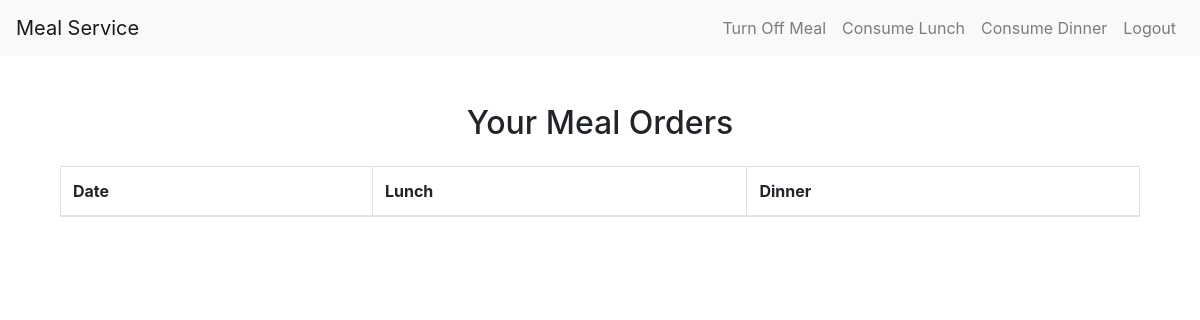
The page /meals/meal-order-info/ (signed in) on the database as committed earlier.
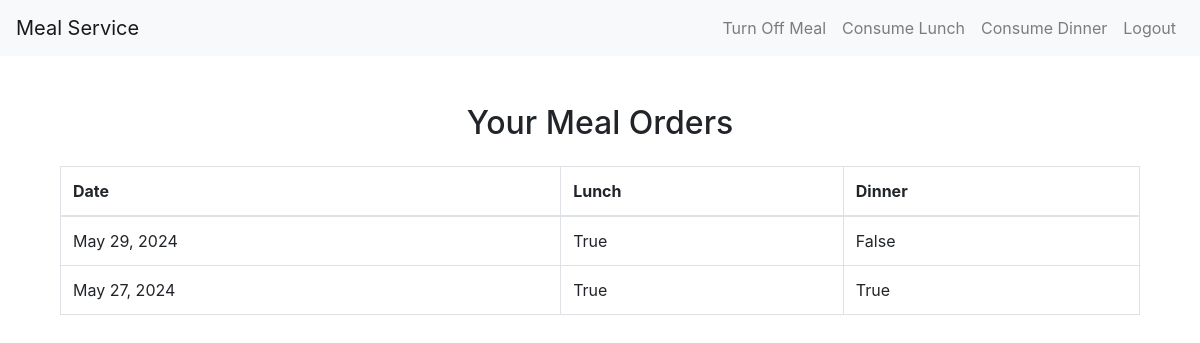
The same page on the database as committed later.
### meals/models.py (models this page shows, shortened)
class MealOff(models.Model):
    MEAL_CHOICES = [
        ('lunch', 'Lunch'),
        ('dinner', 'Dinner'),
    ]
    customer = models.ForeignKey(Customer, on_delete=models.CASCADE)
    date = models.DateField()
    meal_type = models.CharField(max_length=10, choices=MEAL_CHOICES, null=True, blank=True)
    lunch_off = models.BooleanField(default=False)
    dinner_off = models.BooleanField(default=False)

### meals/views.py (the view)
# urls.py: path('meal-order-info/', meal_order_info, name='meal_order_info'),
@login_required
def meal_order_info(request):
    user = request.user
    customer = Customer.objects.get(user=user)
    meal_offs = MealOff.objects.filter(customer=customer)
    return render(request, 'meals/meal_order_info.html', {'meal_offs': meal_offs})

### meals/templates/meals/meal_order_info.html (shortened to what this page needs)
{% extends 'meals/base.html' %}
{% block content %}
<div class="container mt-5">
    <h2 class="text-center">Your Meal Orders</h2>
    <table class="table table-bordered mt-4">
        <thead>
            <tr>
                <th>Date</th>
                <th>Lunch</th>
                <th>Dinner</th>
            </tr>
        </thead>
        <tbody>
            {% for meal_off in meal_offs %}
            <tr>
                <td>{{ meal_off.date }}</td>
                <td>{{ meal_off.lunch_off }}</td>
                <td>{{ meal_off.dinner_off }}</td>
            </tr>
            {% endfor %}
        </tbody>
    </table>
</div>
{% endblock %}

Rows that differ between the two databases and show on the page:
added MealOff: date "May 29, 2024", lunch_off "True", dinner_off "False"
added MealOff: date "May 27, 2024", lunch_off "True", dinner_off "True"
